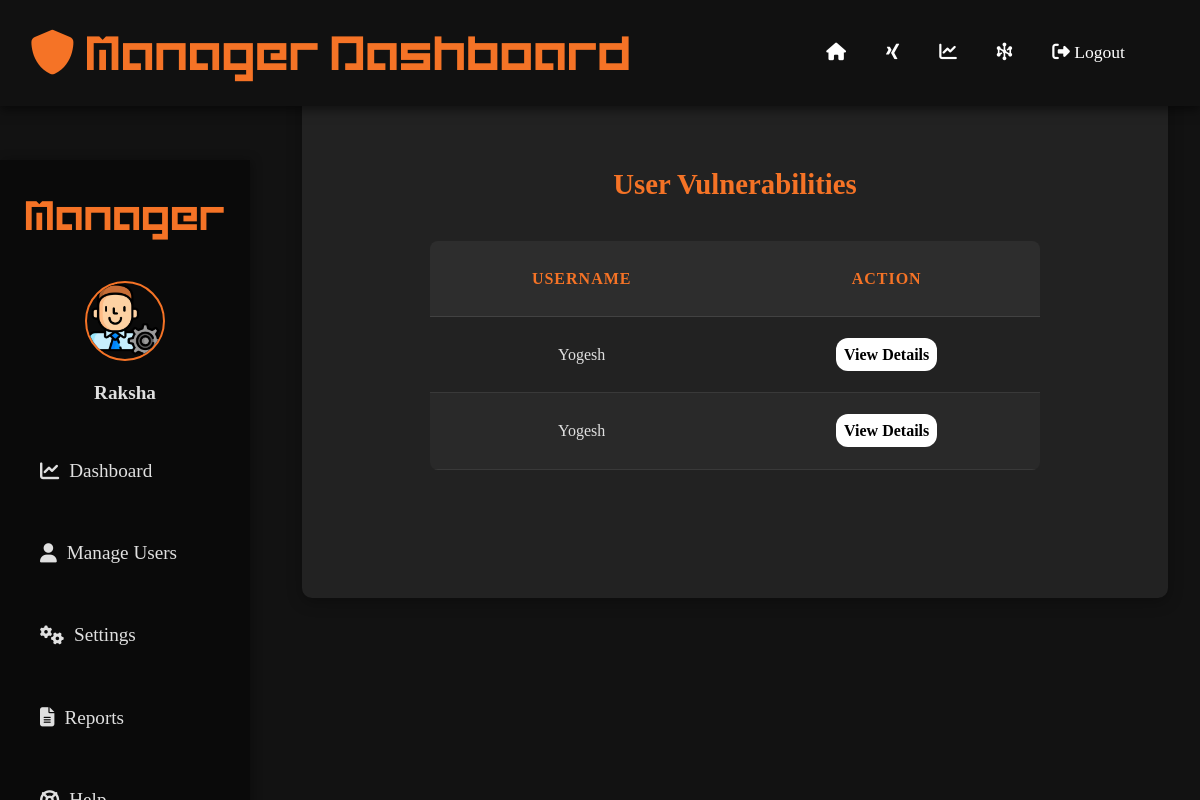
The page /dashboard (signed in) on the database its author committed.
### app.py (models this page shows)
class User(UserMixin, db.Model):
    id = db.Column(db.Integer, primary_key=True)
    name = db.Column(db.String(100), nullable=False)
    email = db.Column(db.String(120), unique=True, nullable=False)
    password = db.Column(db.String(200), nullable=False)
    role = db.Column(db.Enum('user', 'tester', 'admin', name='user_roles'), default='user', nullable=False)
    scanned_urls = db.relationship('ScannedURL', backref='owner', lazy=True)

### app.py (the view, shortened to what this page needs)
@app.route('/dashboard')
@login_required
def dashboard():
    if current_user.role == 'admin':
        users = User.query.filter_by(role='user').all()
        return render_template('admin.html', users=users, current_user=current_user)
    elif current_user.role == 'tester':
        assignments = Tester.query.filter_by(tester_id=current_user.id).all()
        return render_template('tester_dashboard.html', assignments=assignments)

### app.py (called while the page is built)
@login_manager.user_loader
def load_user(user_id):
    return User.query.get(int(user_id))

### templates/admin.html (shortened to what this page needs)
<!DOCTYPE html>
<html lang="en">
<head>
    <link href="https://cdnjs.cloudflare.com/ajax/libs/font-awesome/6.7.1/css/all.min.css" rel="stylesheet">
</head>
<body>
    <div class="navbar">
        <div class="logo">
            <i class="fa-solid fa-shield"></i>
            Manager Dashboard
        </div>
        <div class="navContent">
            <a href="/"><i class="fa-solid fa-house"></i></a>
            <a href="/home"><i class="fa-brands fa-xing"></i></a>
            <a href="/dashboard"><i class="fa-solid fa-chart-line"></i></a>
            <a href = "/payloads"><i class="fa-solid fa-hexagon-nodes"></i></a>
            {% if session['logged_in'] %}
            <a href="/logout"><i class="fa-solid fa-sign-out-alt"></i> Logout</a>
            {% else %}
            <a href="/login"><i class="fa-solid fa-sign-in-alt"></i> Login</a>
            {% endif %}
        </div>
    </div>
    <div class="sidebar">
        <div class="logo">Manager</div>
        <div class="manager-info">
            <img src="{{ url_for('static', filename='avatar.png') }}" alt="Manager Avatar" class="manager-avatar">
            <p class="manager-name">{{current_user.name}}</p>
        </div>
        <ul>
            <li><a href="/dashboard"><i class="fa-solid fa-chart-line"></i> Dashboard</a></li>
            <li><a href="/users"><i class="fa-solid fa-user"></i>Manage Users</a></li>
            <li><a href="/settings"><i class="fa-solid fa-cogs"></i> Settings</a></li>
            <li><a href="/reports"><i class="fa-solid fa-file-alt"></i> Reports</a></li>
            <li><a href="/help"><i class="fa-solid fa-life-ring"></i> Help</a></li>
        </ul>
    </div>
    <div class="content">
        <div class="table-container">
            <h2 class="table-title">User Vulnerabilities</h2>
            <table>
                <thead>
                    <tr>
                        <th>Username</th>
                        <th>Action</th>
                    </tr>
                </thead>
                <tbody>
                    {% for user in users %}
                    <tr>
                        <td>{{ user.name }}</td>
                        <td>
                            <a href="{{ url_for('user_vulnerabilities', user_id=user.id) }}" class="action-link">
                                View Details
                            </a>
                        </td>
                    </tr>
                    {% endfor %}
                </tbody>
            </table>
        </div>
    </div>
</body>
</html>

### templates/admin.html (style rules this page uses)
:root { --bg-dark: #121212; --bg-darker: #0a0a0a; --text-light: #e0e0e0; --accent-orange: #f57326; --accent-dark-red: #5d0606; }
* { margin: 0; padding: 0; box-sizing: border-box; }
body { font-family: cursive !important; background-color: var(--bg-dark); color: var(--text-light); line-height: 1.7; }
.navbar { display: flex; align-items: center; justify-content: space-between; padding: 15px 30px; background: #111; box-shadow: 0 4px 10px rgba(0, 0, 0, 0.5); position: fixed; top: 0; width: 100%; z-index: 1000; }
.logo { font-size: 2.8rem; color: #f57326; display: flex; align-items: center; gap: 10px; font-family: "Themiru", serif; }
.navContent { display: flex; gap: 2.5rem; font-size: 1.1rem; list-style: none; padding-right: 45px; justify-content: flex-end; }
.navContent a { text-decoration: none; color: #fff; transition: color 0.3s ease-in-out; }
.sidebar { position: fixed; top: 160px; left: 0; width: 250px; height: calc(100vh - 60px); background-color: var(--bg-darker); padding: 1.5rem; box-shadow: 2px 0 10px rgba(0, 0, 0, 0.3); }
.sidebar .logo { font-size: 2.4rem; text-align: center; margin-bottom: 2rem; }
.sidebar ul { list-style: none; padding: 0; }
.sidebar ul li { margin-bottom: 1.5rem; }
.sidebar ul li a { text-decoration: none; color: var(--text-light); font-size: 1.2rem; display: flex; align-items: center; gap: 10px; padding: 0.8rem 1rem; border-radius: 6px; transition: background 0.3s ease-in-out; }
.content { margin-left: 270px; padding: 2rem; }
.table-container { background-color: #222; border-radius: 10px; padding: 8rem; box-shadow: 0 4px 15px rgba(0, 0, 0, 0.3); }
.table-title { margin-bottom: 2rem; color: var(--accent-orange); text-align: center; font-size: 1.8rem; font-weight: 700; }
table { width: 100%; border-collapse: collapse; border-radius: 8px; overflow: hidden; }
th, td { padding: 1.5rem; text-align: center; border-bottom: 1px solid rgba(255, 255, 255, 0.1); }
th { background-color: rgba(255, 255, 255, 0.05); color: var(--accent-orange); text-transform: uppercase; font-size: 1rem; letter-spacing: 1px; }
tr:nth-child(even) { background-color: rgba(255, 255, 255, 0.03); }
.manager-info { text-align: center; margin-bottom: 2rem; }
.manager-avatar { width: 80px; height: 80px; border-radius: 50%; margin-bottom: 0.5rem; border: 2px solid var(--accent-orange); object-fit: cover; }
.manager-name { font-size: 1.2rem; color: var(--text-light); font-weight: 600; }
.action-link { background: white; color: black; padding: .5rem; text-decoration: none; transition: .3s all ease-in; font-weight: bold; border-radius: 12px; }

### rows shown on the page
User: name "Raksha"
User: name "Yogesh"
User: name "Yogesh"
